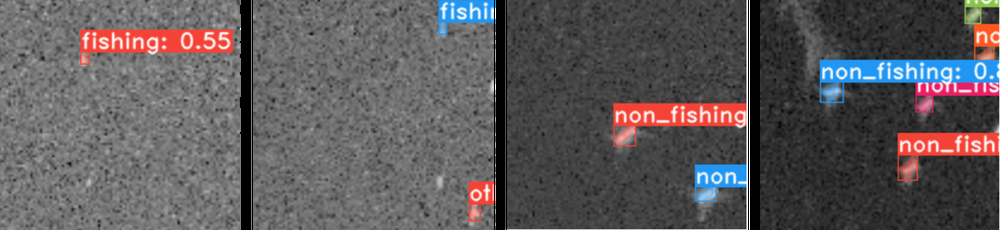
#> input picture trainers/yolact_xview/media/yolact_initial_val_detections_110321.png, 1000 x 230 px, shrunk from 1934 x 445 before the run
$ python -i pixel_masks_utils.py   (imports and definitions only)
#> lines starting #> are read from the running program, lines starting #| are printed output that depends on the picture
from PIL import Image, ImageFilter
import numpy as np
from skimage.filters import threshold_otsu


def im_crop_around(img, xc, yc, w, h):
    img_width, img_height = img.size  # Get dimensions
    left, right = xc - w / 2, xc + w / 2
    top, bottom = yc - h / 2, yc + h / 2
    left, top = round(max(0, left)), round(max(0, top))
    right, bottom = round(min(img_width - 0, right)), round(min(img_height - 0, bottom))
    new_box_coord = (left, top, right, bottom)
    return new_box_coord


def closeContour(contour):
    if not np.array_equal(contour[0], contour[-1]):
        contour = np.vstack((contour, contour[0]))
    return contour


def binary_mask_filter(array, thresh_override=None):
    im = Image.fromarray(array *255).convert("L")
    otsu_thresh = threshold_otsu(np.array(im)) -2 #-5

    if thresh_override==None:
        override = otsu_thresh
        thr = im.point(lambda p: p > override and 255)
    else:
        override = thresh_override
        thr = im.point(lambda p: p > override and 255)

    # Median filter to remove noise
    fil = thr.filter(ImageFilter.MedianFilter(3))
    return fil, override


def ray_tracing_method(x, y, poly):
    '''
       Determines if point x, y is inside polygon poly

       Source: "What's the fastest way of checking if a point is inside a polygon in python"
             at URL: https://stackoverflow.com/questions/36399381/whats-the-fastest-way-of-checking-if-a-point-is-inside-a-polygon-in-python

    '''
    n = len(poly)
    inside = False

    p1x,p1y = poly[0]
    for i in range(n+1):
        p2x,p2y = poly[i % n]
        if y > min(p1y,p2y):
            if y <= max(p1y,p2y):
                if x <= max(p1x,p2x):
                    if p1y != p2y:
                        xints = (y-p1y)*(p2x-p1x)/(p2y-p1y)+p1x
                    if p1x == p2x or x <= xints:
                        inside = not inside
        p1x,p1y = p2x,p2y

    return inside

>>> import cv2
>>> picture = cv2.imread('../../../trainers/yolact_xview/media/yolact_initial_val_detections_110321.png', cv2.IMREAD_GRAYSCALE)
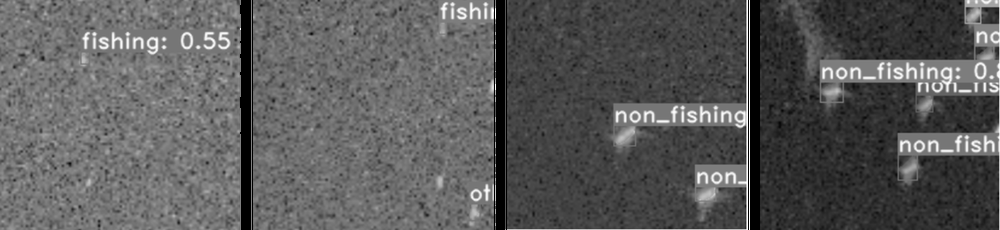
#> picture: shape (230, 1000); min 0, max 255, mean 90.2
>>> result = binary_mask_filter(picture)
#> in binary_mask_filter, `im = Image.fromarray(array *255).convert("L")`:
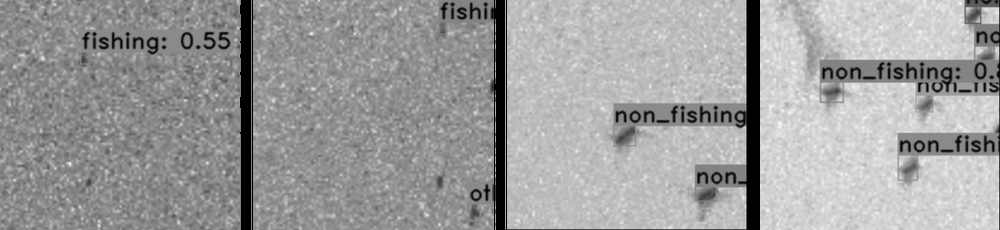
#> im: PIL image 1000x230 L; min 0, max 249, mean 157.3
#> in binary_mask_filter, `otsu_thresh = threshold_otsu(np.array(im)) -2`: otsu_thresh = 158
#> (the run stopped early here; a loop or call above may not have finished)
